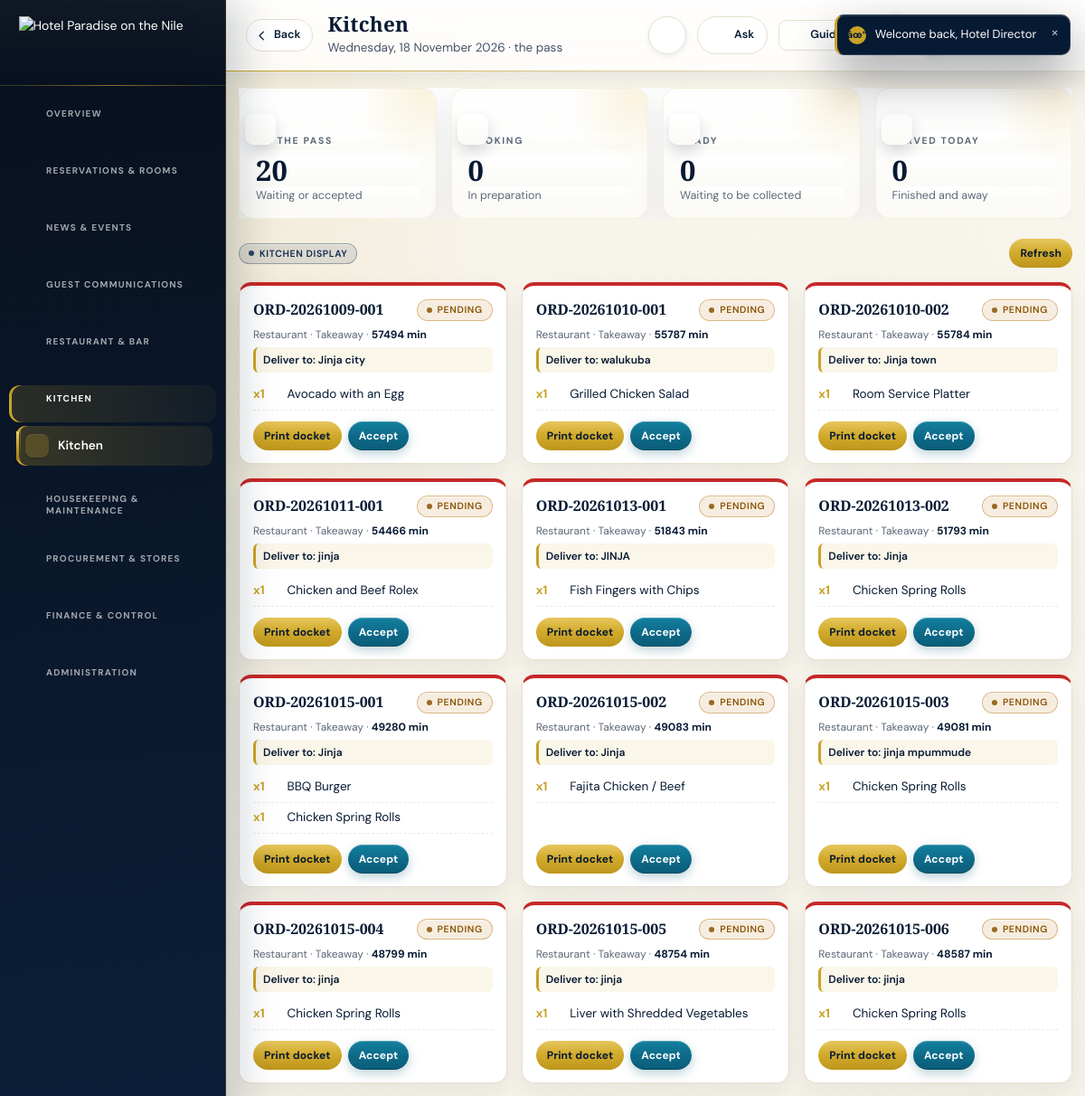
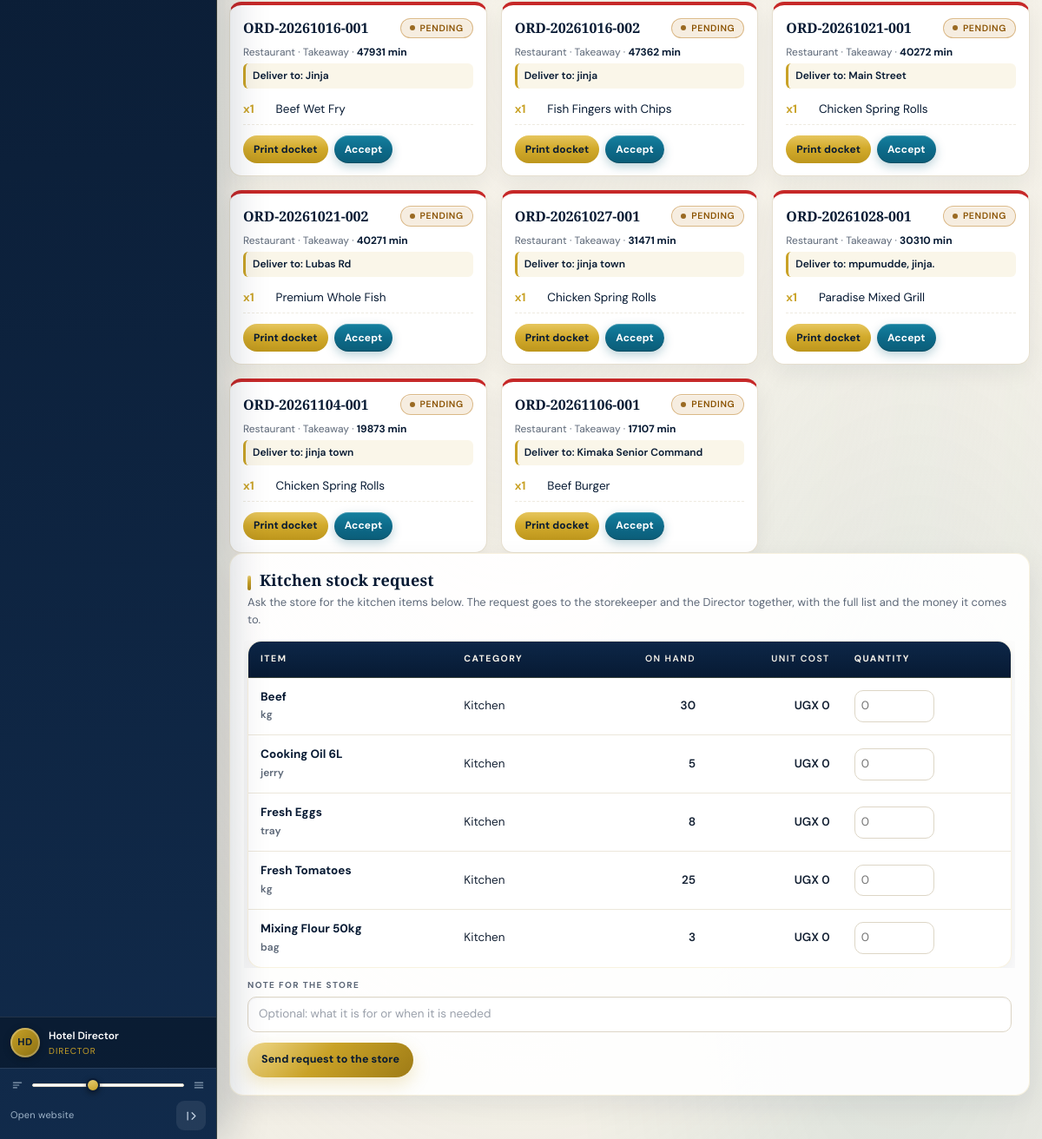
Screenshot of /backend-php/index.php?page=kitchen (signed in) with the database file from the repository (2 pictures, top to bottom).
### tables this page shows
CREATE TABLE `orders` (
  `id` bigint(20) UNSIGNED NOT NULL,
  `hotel_id` bigint(20) UNSIGNED NOT NULL,
  `user_id` bigint(20) UNSIGNED NOT NULL,
  `shift_id` bigint(20) UNSIGNED DEFAULT NULL,
  `order_number` varchar(60) NOT NULL,
  `outlet` enum('restaurant','bar','room_service') NOT NULL,
  `order_type` enum('table','room','takeaway','delivery') NOT NULL,
  `table_name` varchar(60) DEFAULT NULL,
  `room_id` bigint(20) UNSIGNED DEFAULT NULL,
  `customer_name` varchar(160) DEFAULT NULL,
  `customer_phone` varchar(40) DEFAULT NULL,
  `customer_email` varchar(190) DEFAULT NULL,
  `delivery_address` varchar(255) DEFAULT NULL,
  `delivery_notes` text DEFAULT NULL,
  `status` enum('pending','accepted','preparing','ready','served','partially_paid','paid','cancelled') DEFAULT 'pending',
  `discount` decimal(14,2) DEFAULT 0.00,
  `subtotal` decimal(14,2) DEFAULT 0.00,
  `tax` decimal(14,2) DEFAULT 0.00,
  `total` decimal(14,2) DEFAULT 0.00,
  `created_at` timestamp NULL DEFAULT NULL,
  `deleted_at` timestamp NULL DEFAULT NULL,
  `deleted_by` bigint(20) UNSIGNED DEFAULT NULL
);

CREATE TABLE `departments` (
  `id` bigint(20) UNSIGNED NOT NULL,
  `name` varchar(120) NOT NULL,
  `code` varchar(30) DEFAULT NULL,
  `active` tinyint(1) DEFAULT 1
);

CREATE TABLE `inventory_items` (
  `id` bigint(20) UNSIGNED NOT NULL,
  `hotel_id` bigint(20) UNSIGNED NOT NULL,
  `category_id` bigint(20) UNSIGNED DEFAULT NULL,
  `code` varchar(40) DEFAULT NULL,
  `name` varchar(190) NOT NULL,
  `unit` varchar(40) NOT NULL DEFAULT 'each',
  `reorder_level` decimal(14,2) DEFAULT 0.00,
  `active` tinyint(1) DEFAULT 1,
  `deleted_at` timestamp NULL DEFAULT NULL,
  `deleted_by` bigint(20) UNSIGNED DEFAULT NULL,
  `unit_cost` decimal(14,2) NOT NULL DEFAULT 0.00
);

CREATE TABLE `inventory_categories` (
  `id` bigint(20) UNSIGNED NOT NULL,
  `name` varchar(120) NOT NULL,
  `active` tinyint(1) DEFAULT 1,
  `deleted_at` timestamp NULL DEFAULT NULL,
  `deleted_by` bigint(20) UNSIGNED DEFAULT NULL
);

### backend-php/app/notify.php (called while the page is built, shortened)
<?php
function notify_list(int $userId,int $limit=30): array
{
 try{
  return rows('SELECT id,type,title,body,data,read_at,created_at FROM notifications'
   .' WHERE user_id=? ORDER BY id DESC LIMIT '.(int)$limit,[$userId]);
 }catch(\Throwable $e){ return []; }
}

### backend-php/modules/kitchen.php (the view, shortened to what this page needs)
<?php
$active=rows("SELECT o.*,(SELECT oi.notes FROM order_items oi WHERE oi.order_id=o.id AND oi.notes<>'' ORDER BY oi.id LIMIT 1) any_notes
 FROM orders o WHERE o.status IN('pending','accepted','preparing','ready') ORDER BY o.id ASC");
$done=rows("SELECT o.* FROM orders o WHERE o.status IN('served','cancelled') AND DATE(o.created_at)=CURDATE() ORDER BY o.id DESC LIMIT 12");
$lines=[];
$ids=array_map(static fn(array $r): int=>(int)$r['id'],array_merge($active,$done));
if($ids){
 foreach(rows('SELECT oi.order_id,oi.quantity,oi.notes,'.hp_order_item_name_sql().' FROM order_items oi LEFT JOIN menu_items mi ON mi.id=oi.menu_item_id WHERE oi.order_id IN('.implode(',',array_map('intval',$ids)).') ORDER BY oi.id',[]) as $l){
  $lines[(int)$l['order_id']][]=$l;
 }
}
page_head('Kitchen','kitchen',date('l, j F Y').' · the pass');
echo '<div class="kpis">';
echo '</div>';
echo '<div class="toolbar"><div class="bar"><span class="badge" style="background:#0f28501a;color:#0f2850;border:1px solid #0f285055">Kitchen display</span></div>';
echo '<button class="btn sm" type="button" onclick="location.reload()">Refresh</button></div>';
echo '<div class="board">';
foreach($active as $o){
 $oid=(int)$o['id'];
 $tone=($o['status']==='ready'?'ready':($o['status']==='preparing'?'cook':($o['status']==='pending'?'new':'wait')));
 $mins=max(0,(int)floor((time()-strtotime((string)$o['created_at']))/60));
 echo '<article class="docket docket_'.$tone.'">';
 echo '<header><b>'.e($o['order_number']).'</b>'.status_badge($o['status']).'</header>';
 echo '<p class="docketMeta">'.e(ucfirst((string)$o['outlet'])).' &middot; '.e($o['order_type']==='room'?'Room service':ucfirst((string)$o['order_type']));
 echo ' &middot; <b>'.$mins.' min</b></p>';
 $d=order_delivery($o);
 if($d['address']) echo '<p class="docketAddr">Deliver to: '.e($d['address']).'</p>';
 echo '<ul class="docketItems">';
 foreach($lines[$oid]??[] as $l){
  $qty=(float)$l['quantity'];
  $q=abs($qty-floor($qty))<0.001?(string)(int)$qty:(string)$qty;
  echo '<li><b>x'.$q.'</b> '.e((string)($l['name']??'Item removed'));
  echo '</li>';
 }
 echo '</ul>';
 echo '<footer>';
 echo '<button class="btn sm" type="button" onclick="printReceipt('.$oid.')">Print docket</button>';
 if($o['status']==='pending') echo '<form method="post" action="'.BASE.'/index.php?page=kitchen">'.csrf_field().'<input type="hidden" name="oid" value="'.$oid.'"><input type="hidden" name="do" value="accept"><button class="btn sm blue">Accept</button></form>';
 echo '</footer></article>';
}
echo '</div>';
$reqDept=stock_request_department_by_code('KC');
if($reqDept) stock_request_department_panel($reqDept,'kitchen','Kitchen stock request');

### backend-php/app/bootstrap.php (shortened to what this page needs)
<?php
if(!function_exists('hp_config')){
 function hp_config(): array{
  $file=__DIR__.'/../config.php';
  if(!is_readable($file)) return $cfg=[];
  $got=include $file;
  return $cfg=is_array($got)?$got:[];
 }
}
function db_config(): array{
 $fromFile=hp_config();
 $fromConfig=function(string $path) use($fromFile){
  $node=$fromFile;
  foreach(explode('.',$path) as $step){
   if(!is_array($node)||!array_key_exists($step,$node)) return null;
   $node=$node[$step];
  }
  return $node;
 };
 $pick=function(string $path,string $env,string $fallback) use($fromConfig): string{
  $v=getenv($env);
  if(is_string($v)&&$v!=='') return $v;
  $v=$fromConfig($path);
  if(is_string($v)&&$v!=='') return $v;
  return $fallback;
 };
 $host=$pick('db.host','HP_DB_HOST','127.0.0.1');
 $port=$pick('db.port','HP_DB_PORT','');
 return $cfg=[
  'dsn'=>'mysql:host='.$host.($port!==''?';port='.$port:'').';charset=utf8mb4',
  'host'=>$host,'port'=>$port,
  'name'=>$pick('db.name','HP_DB_NAME','hotelpardise_system'),
  'user'=>$pick('db.user','HP_DB_USER','hotelpardise_system'),
  'pass'=>$pick('db.pass','HP_DB_PASS',''),
  'web'=>[
   'name'=>$pick('web_db.name','HP_WEB_DB_NAME','hotelpardise_website'),
   'user'=>$pick('web_db.user','HP_WEB_DB_USER','hotelpardise_website'),
   'pass'=>$pick('web_db.pass','HP_WEB_DB_PASS',''),
  ],
 ];
}
function db_connect(string $dsn,string $dbName,string $user,string $pass): PDO{
  try{
   return new PDO($dsn.';dbname='.$dbName,$user,$pass,[
    PDO::ATTR_ERRMODE=>PDO::ERRMODE_EXCEPTION,
    PDO::ATTR_DEFAULT_FETCH_MODE=>PDO::FETCH_ASSOC
   ]);
  }catch(PDOException $e){
   $reason=db_failure_reason($e,$dbName,$user);
   error_log('[hotel db] cannot open '.$dbName.' as '.$user.'@'.db_config()['host']
    .' [SQLSTATE '.$e->getCode().']: '.$reason);
   throw new RuntimeException($reason,0);
  }
}
function db(): PDO{
  static $pdo=null;
  if($pdo===null){
   $c=db_config();
   try{
    $pdo=db_connect($c['dsn'],$c['name'],$c['user'],$c['pass']);
   }catch(RuntimeException $e){
    db_setup_page($e->getMessage());
   }
  }
  return $pdo;
}
function q(string $sql,array $p=[]){ $st=db()->prepare($sql); $st->execute($p); return $st; }
function rows(string $sql,array $p=[]){ return q($sql,$p)->fetchAll(); }
function row(string $sql,array $p=[]){ $r=q($sql,$p)->fetch(); return $r===false?null:$r; }
function hp_column_exists(string $table,string $col): bool{
 try{
  $pattern=str_replace(['\\','_','%'],['\\\\','\\_','\\%'],$col);
  $st=db()->query('SHOW COLUMNS FROM `'.$table.'` LIKE '.db()->quote($pattern));
  return (bool)$st->fetch();
 }catch(Throwable $e){ return false; }
}
function hp_order_item_name_sql(string $itemAlias='oi',string $menuAlias='mi'): string{
 $item=preg_replace('/[^A-Za-z0-9_]/','',(string)$itemAlias) ?: 'oi';
 $menu=preg_replace('/[^A-Za-z0-9_]/','',(string)$menuAlias) ?: 'mi';
 $custom=hp_column_exists('order_items','custom_name')?"NULLIF($item.custom_name,'')":'NULL';
 return "COALESCE($menu.name,$custom,'Custom item') AS name";
}
function e($v=null): string{ return htmlspecialchars((string)$v,ENT_QUOTES,'UTF-8'); }
function money($v): string{ return 'UGX '.number_format((float)$v,0); }
function num($v): string{ return number_format((float)$v,0); }
function current_user(): ?array{ return $_SESSION['user']??null; }
function roles_of(): array{ return $_SESSION['roles']??[]; }
function page_allowed(string $page): bool{
 $r=roles_of();
 $map=page_caps();
 $allowed=$map[$page];
 if($allowed===[]) return true;
 return (bool)array_intersect($r,$allowed);
}
function badge(string $text,string $tone='grey'): string{
 static $tones=['ok'=>1,'warn'=>1,'bad'=>1,'gold'=>1,'navy'=>1,'blue'=>1,'grey'=>1];
 $t=isset($tones[$tone])?$tone:'grey';
 return '<span class="badge '.e($t).'">'.e($text).'</span>';
}

### backend-php/app/stock_requests.php (shortened to what this page needs)
<?php
function stock_request_department_by_code(string $code): ?array
{
 $r=row('SELECT * FROM departments WHERE code=? AND active=1', [$code]);
 if($r) return $r;
 return row('SELECT * FROM departments WHERE UPPER(REPLACE(name," ",""))=? AND active=1', [strtoupper($code)]);
}
function stock_request_department_categories(string $code): array
{
 $map=[
  'RT'=>['Beverages','Kitchen'],
  'BB'=>['Beverages'],
  'KC'=>['Kitchen'],
  'HK'=>['Housekeeping Supplies'],
  'MT'=>['Maintenance'],
  'FD'=>['Stationery'],
  'LD'=>['Housekeeping Supplies','Stationery'],
  'EV'=>['Beverages','Kitchen','Stationery'],
  'RSV'=>['Beverages','Kitchen'],
  'RS'=>['Beverages','Kitchen'],
  'POOL'=>['Housekeeping Supplies','Maintenance'],
  'SPA'=>['Housekeeping Supplies','Maintenance'],
  'FN'=>['Stationery'],
  'CS'=>['Stationery'],
  'AC'=>['Stationery'],
  'AU'=>['Stationery'],
  'HR'=>['Stationery'],
  'IT'=>['Stationery'],
  'MG'=>['Stationery'],
  'AD'=>['Stationery'],
  'TR'=>['Maintenance'],
  'ST'=>[],
  'INV'=>[],
  'PR'=>[],
 ];
 return $map[$code]??[];
}
function stock_request_catalog(string $code): array
{
 $wanted=stock_request_department_categories($code);
 $ids=[];
 $names=array_map(static fn(string $n): string=>strtolower($n),$wanted);
 foreach(rows('SELECT id,name FROM inventory_categories WHERE active=1 AND deleted_at IS NULL') as $c){
  if(in_array(strtolower((string)$c['name']),$names,true)) $ids[]=(int)$c['id'];
 }
 $sql='SELECT i.*,c.name cat,'
  .'COALESCE((SELECT SUM(sl.quantity) FROM stock_levels sl WHERE sl.item_id=i.id),0) on_hand'
  .' FROM inventory_items i LEFT JOIN inventory_categories c ON c.id=i.category_id'
  .' WHERE i.active=1 AND i.deleted_at IS NULL'
  .' AND i.category_id IN('.implode(',',array_fill(0,count($ids),'?')).')';
 $sql.=' ORDER BY (COALESCE((SELECT SUM(sl.quantity) FROM stock_levels sl WHERE sl.item_id=i.id),0)<=i.reorder_level) DESC,i.name';
 return rows($sql,$ids);
}
function stock_request_department_panel(array $dept, string $page, string $title=''): void
{
 $code=(string)$dept['code'];
 $items=stock_request_catalog($code);
 echo '<div class="panel" style="border-left:4px solid var(--gold)"><h2>'.e($title!==''?$title:$dept['name'].' stock requests').'</h2>';
 echo '<p class="hint">Ask the store for the '.e(strtolower((string)$dept['name'])).' items below. The request goes to the storekeeper and the Director together, with the full list and the money it comes to.</p>';
 if(!$items){
  echo '<p class="emptyLine">No stock items are catalogued for this department yet. Ask the store to add them.</p>';
 }else{
  echo '<div class="tableScroll"><table class="tbl"><thead><tr><th>Item</th><th>Category</th><th class="num">On hand</th><th class="num">Unit cost</th><th>Quantity</th></tr></thead><tbody>';
  foreach($items as $i){
   $low=(float)$i['on_hand']<=(float)$i['reorder_level'];
   echo '<tr><td><b>'.e($i['name']).'</b><br><small>'.e($i['unit']).'</small></td><td>'.e($i['cat']??'-').'</td>';
   echo '<td class="num"'.($low?' style="color:#c62828;font-weight:700"':'').'>'.num($i['on_hand']).'</td>';
   echo '<td class="num">'.money($i['unit_cost']).'</td>';
   echo '<td><input type="number" name="items['.(int)$i['id'].'][qty]" min="0" step="0.5" placeholder="0" style="width:92px;padding:7px;border:1px solid var(--line);border-radius:8px"></td></tr>';
  }
  echo '</tbody></table></div>';
  echo '<div class="field" style="margin-top:12px"><label>Note for the store</label><input name="note" placeholder="Optional: what it is for or when it is needed"></div>';
  echo '<button class="btn" type="submit">Send request to the store</button>';
 }
 echo '</div>';
}

### backend-php/assets/luxury-admin.css (style rules this page uses)
html { scroll-behavior:smooth }
body { background: radial-gradient(1100px 420px at 100% -10%,rgba(201,162,39,.12),transparent 60%), radial-gradient(800px 340px at -5% 0,rgba(11,93,120,.09),transparent 60%), linear-gradient(180deg,#f8f5ec 0%,#f2efe6 100%) !important; color:var(--ink); font-feature-settings:"liga" 1,"kern" 1 }
.tbSub,.hint,.muted,.subtle { color:var(--muted) !important }
.card,.kpi,.stat,.panel,.box,[class*="card"],.tableWrap,table,.chartBox,.reportCard,.notifCard { border-radius:var(--r) !important;border:1px solid rgba(201,162,39,.14) !important;box-shadow:var(--e1) !important }
.card,.panel,.box,.tableWrap,.chartBox,.reportCard { background:rgba(255,255,255,.92) !important }
.kpis,.stats,.grid4,.grid3,.cards { gap:16px !important }
.kpi,.stat,[class*="kpi"],[class*="stat"] { position:relative;overflow:hidden;background:linear-gradient(180deg,#fff,#fbfaf6) !important }
h1,h2,h3,.pageTitle,.sectionTitle { font-family:'Playfair Display',serif;color:var(--navy) }
table { width:100%;border-collapse:separate !important;border-spacing:0;overflow:hidden;background:#fff }
thead th,th { background:linear-gradient(180deg,#0d2748,#071a33) !important;color:#f8f4ea !important; font-weight:600;letter-spacing:.04em;text-transform:uppercase;font-size:11px;border-bottom:1px solid rgba(201,162,39,.25) !important }
th,td { padding:12px 14px !important;border-bottom:1px solid #ece7db !important;vertical-align:middle }
tbody tr { transition:background .18s ease }
tbody tr:last-child td { border-bottom:0 !important }
.btn,button.btn,a.btn,.button,[type="submit"] { border-radius:999px !important;font-weight:700;letter-spacing:.01em; transition:transform .22s ease,box-shadow .22s ease,filter .22s ease }
.btn.primary,.btnP,.btn-gold,[class*="primary"],button[type="submit"].btn { background:var(--foil) !important;color:#071a33 !important;border:0 !important;box-shadow:0 8px 20px rgba(201,162,39,.25) !important }
.pill,.badge,.status,.tag,[class*="pill"],[class*="badge"] { border-radius:999px !important;font-weight:600 }

### rows the page displays
orders: order_number "ORD-20261009-001", status "PENDING", outlet "Restaurant", order_type "Takeaway", created_at "57494", delivery_address "Jinja city", q "1", name "Avocado with an Egg"
orders: order_number "ORD-20261010-001", status "PENDING", outlet "Restaurant", order_type "Takeaway", created_at "55787", delivery_address "walukuba", q "1", name "Grilled Chicken Salad"
orders: order_number "ORD-20261010-002", status "PENDING", outlet "Restaurant", order_type "Takeaway", created_at "55784", delivery_address "Jinja town", q "1", name "Room Service Platter"
orders: order_number "ORD-20261011-001", status "PENDING", outlet "Restaurant", order_type "Takeaway", created_at "54466", delivery_address "jinja", q "1", name "Chicken and Beef Rolex"
orders: order_number "ORD-20261013-001", status "PENDING", outlet "Restaurant", order_type "Takeaway", created_at "51843", delivery_address "JINJA", q "1", name "Fish Fingers with Chips"
orders: order_number "ORD-20261013-002", status "PENDING", outlet "Restaurant", order_type "Takeaway", created_at "51793", address "Jinja", q "1", name "Chicken Spring Rolls"
orders: order_number "ORD-20261015-001", status "PENDING", outlet "Restaurant", order_type "Takeaway", created_at "49280", address "Jinja", q "1", name "BBQ Burger", name "Chicken Spring Rolls"
orders: order_number "ORD-20261015-002", status "PENDING", outlet "Restaurant", order_type "Takeaway", created_at "49083", address "Jinja", q "1", name "Fajita Chicken / Beef"
orders: order_number "ORD-20261015-003", status "PENDING", outlet "Restaurant", order_type "Takeaway", created_at "49081", delivery_address "jinja mpummude", q "1", name "Chicken Spring Rolls"
orders: order_number "ORD-20261015-004", status "PENDING", outlet "Restaurant", order_type "Takeaway", created_at "48799", address "jinja", q "1", name "Chicken Spring Rolls"
orders: order_number "ORD-20261015-005", status "PENDING", outlet "Restaurant", order_type "Takeaway", created_at "48754", address "jinja", q "1", name "Liver with Shredded Vegetables"
orders: order_number "ORD-20261015-006", status "PENDING", outlet "Restaurant", order_type "Takeaway", created_at "48587", address "jinja", q "1", name "Chicken Spring Rolls"
orders: order_number "ORD-20261016-001", status "PENDING", outlet "Restaurant", order_type "Takeaway", created_at "47931", address "Jinja", q "1", name "Beef Wet Fry"
orders: order_number "ORD-20261016-002", status "PENDING", outlet "Restaurant", order_type "Takeaway", created_at "47362", address "jinja", q "1", name "Fish Fingers with Chips"
orders: order_number "ORD-20261021-001", status "PENDING", outlet "Restaurant", order_type "Takeaway", created_at "40272", delivery_address "Main Street", q "1", name "Chicken Spring Rolls"
orders: order_number "ORD-20261021-002", status "PENDING", outlet "Restaurant", order_type "Takeaway", created_at "40271", delivery_address "Lubas Rd", q "1", name "Premium Whole Fish"
orders: order_number "ORD-20261027-001", status "PENDING", outlet "Restaurant", order_type "Takeaway", created_at "31471", delivery_address "jinja town", q "1", name "Chicken Spring Rolls"
orders: order_number "ORD-20261028-001", status "PENDING", outlet "Restaurant", order_type "Takeaway", created_at "30310", delivery_address "mpumudde, jinja.", q "1", name "Paradise Mixed Grill"
orders: order_number "ORD-20261104-001", status "PENDING", outlet "Restaurant", order_type "Takeaway", created_at "19873", delivery_address "jinja town", q "1", name "Chicken Spring Rolls"
orders: order_number "ORD-20261106-001", status "PENDING", outlet "Restaurant", order_type "Takeaway", created_at "17107", delivery_address "Kimaka Senior Command", q "1", name "Beef Burger"
departments: name "kitchen"
inventory_items: name "Beef", unit "kg", category.name "Kitchen", on_hand "30", unit_cost "UGX 0"
inventory_items: name "Cooking Oil 6L", unit "jerry", category.name "Kitchen", on_hand "5", unit_cost "UGX 0"
inventory_items: name "Fresh Eggs", unit "tray", category.name "Kitchen", on_hand "8", unit_cost "UGX 0"
inventory_items: name "Fresh Tomatoes", unit "kg", category.name "Kitchen", on_hand "25", unit_cost "UGX 0"
inventory_items: name "Mixing Flour 50kg", unit "bag", category.name "Kitchen", on_hand "3", unit_cost "UGX 0"

### other values shown
$group['label'] "OVERVIEW"
$group['label'] "RESERVATIONS & ROOMS"
$group['label'] "NEWS & EVENTS"
$group['label'] "GUEST COMMUNICATIONS"
$group['label'] "RESTAURANT & BAR"
$group['label'] "KITCHEN"
$label "Kitchen"
$group['label'] "HOUSEKEEPING & MAINTENANCE"
$group['label'] "PROCUREMENT & STORES"
$group['label'] "FINANCE & CONTROL"
$group['label'] "ADMINISTRATION"
initials($me) "HD"
$me "Hotel Director"
$role "DIRECTOR"
$title "Kitchen"
